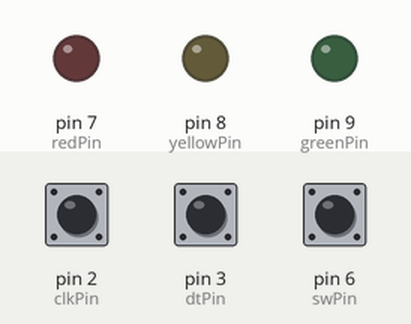
Recording of a sketch running on a simulated Arduino Uno, built with avr-gcc and run on an emulated ATmega328P. Parts: output pins drawn as LEDs (lit = HIGH). Inputs (shaded band) come from the test bench; at power-on: pin 6 (swPin) HIGH, pin 2 (clkPin) HIGH, pin 3 (dtPin) HIGH.

Above: at 0.1 s.
At 1.2 s:
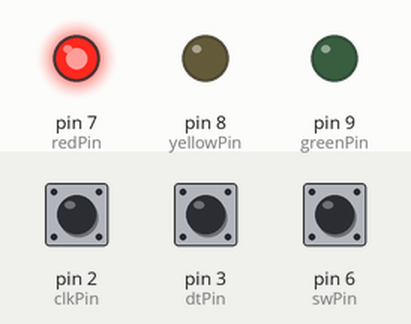
1.3 s: pin 6 (swPin) pulled LOW for 1 s
At 2.4 s:
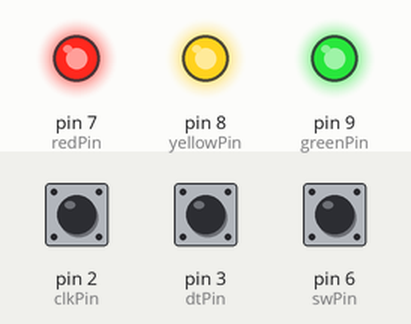
Timing chart, 0 to 4.3 s (numbered marks = the images above; inputs shaded):
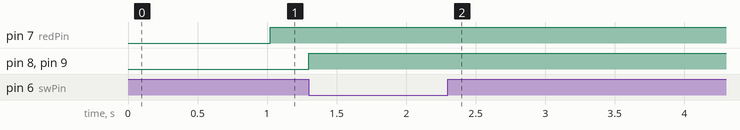

Measured:
- after the input at 1.3 s, pin 7 (redPin): stops changing and stays HIGH

The sketch:

20.Traffic_light-rotate_encoder.ino
```cpp
#define redPin 7     // Red LED connected to pin 7
#define yellowPin 8  // Yellow LED connected to pin 8
#define greenPin 9   // Green LED connected to pin 9

#define clkPin 2     // Encoder clock pin
#define dtPin 3      // Encoder data pin
#define swPin 6      // Encoder push button pin

// Stores encoder value (not used yet)
int encoder_val = 0;

// Stores current traffic light state
int state = 0;

// Time values for traffic light
int shortPeriod = 1000;    // Short delay (1 second)
int longPeriod = 1000;     // Long delay (adjustable by encoder)

// Target delay for current state
int targetCount = 1000;

// Counter used as a timer
int count = 0;

void setup() {

  pinMode(clkPin, INPUT);
  pinMode(dtPin, INPUT);
  pinMode(swPin, INPUT);

  pinMode(redPin, OUTPUT);
  pinMode(yellowPin, OUTPUT);
  pinMode(greenPin, OUTPUT);

  // Start serial communication
  Serial.begin(9600);
}

void loop() {

  count++;                         // Increment counter every loop (used for timing)

  int change = getEncoderTurn();   // Read encoder rotation
  longPeriod = longPeriod + change * 1000;

  // Check if encoder button is pressed
  if (digitalRead(swPin) == LOW)
  {
    setLights(HIGH, HIGH, HIGH);
  }
  else
  {
    // Check if delay time is completed
    if (count == targetCount)
    {
      setState();     // Change traffic light state
      count = 0;      // Reset timer
    }
  }

  delay(1);  // Small delay to slow down loop
}

// ================= TRAFFIC LIGHT STATES =================
void setState(void)
{
  // State 0 → Red ON
  if (state == 0)
  {
    setLights(HIGH, LOW, LOW);
    targetCount = longPeriod;
    state = 1;
  }

  // State 1 → Red + Yellow ON
  else if (state == 1)
  {
    setLights(HIGH, HIGH, LOW);
    targetCount = longPeriod;
    state = 2;
  }

  // State 2 → Green ON
  else if (state == 2)
  {
    setLights(LOW, LOW, HIGH);
    targetCount = longPeriod;
    state = 3;
  }

  // State 3 → Yellow ON
  else if (state == 3)
  {
    setLights(LOW, HIGH, LOW);
    targetCount = longPeriod;
    state = 0;
  }
}

void setLights(int r, int y, int g)
{
  digitalWrite(redPin, r);
  digitalWrite(yellowPin, y);
  digitalWrite(greenPin, g);
}


int getEncoderTurn(void)
{
  static int oldA = HIGH;
  static int oldB = HIGH;

  int result = 0;

  int newA = digitalRead(clkPin);
  int newB = digitalRead(dtPin);

  if (newA != oldA)
  {
    if (newA == LOW)
    {
      result = (newB == HIGH) ? 1 : -1;
    }
  }

  oldA = newA;
  oldB = newB;

  return result;
}
```
